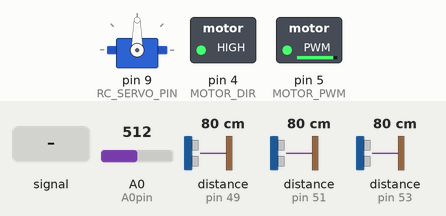
A sketch run on a simulated Arduino Mega 2560, built with avr-gcc and run on an emulated ATmega2560. On the bench: servo, switched loads named in the sketch (green lamp = pin HIGH). Inputs (shaded band) come from the test bench; at power-on: distance to the obstacle (sensors on pin 49, pin 51, pin 53) 80 cm, A0 (A0pin) = 512. Pins used as bus, display or sensor lines are not drawn.

Above: at 1.2 s.
1.3 s: A0 (A0pin) fed a 2 Hz sine of ±306 counts around its level
4.3 s: distance to the obstacle (sensor on pin 49) set to 2 cm
At 7.2 s:
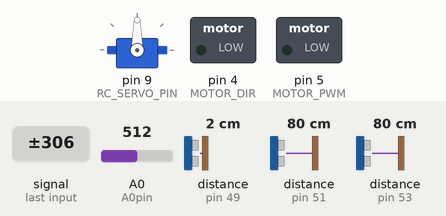
7.3 s: A0 (A0pin) set to 716
At 7.8 s:
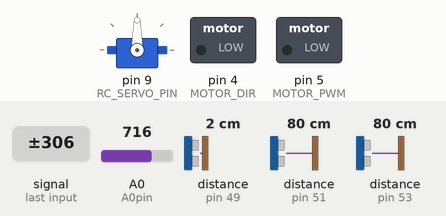
8.8 s: A0 (A0pin) set to 254
10.3 s: A0 (A0pin) set to 230
At 11.2 s:
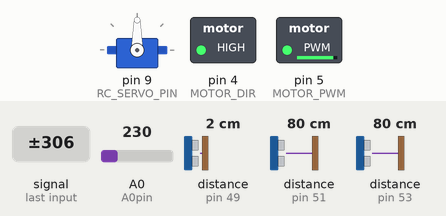
11.8 s: A0 (A0pin) fed a 200 Hz sine of ±81 counts around its level
At 12.3 s:
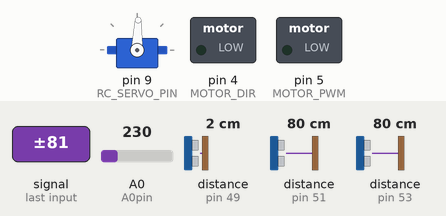
Timing chart, 0 to 15.8 s (numbered marks = the images above; inputs shaded):
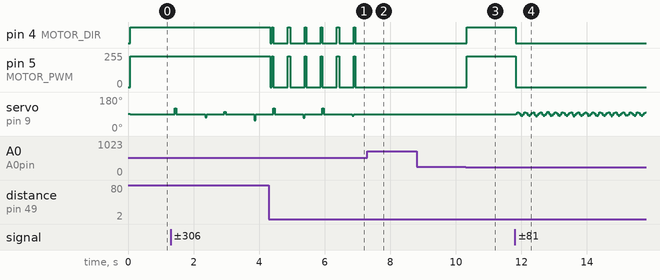

The sketch:

2023.02.22.ino
```cpp
#include <NewPing.h>
#include <Servo.h>
#include <MsTimer2.h>

#define encodPinA1 2
#define encodPinB1 3
#define MOTOR_DIR 4
#define MOTOR_PWM 5
#define A0pin A0
#define SIpin 22
#define CLKpin 24
#define RC_SERVO_PIN 9
#define MaxDistance  350
#define LEFT_STEER_ANGLE  -35  // 실험으로 구할것-45
#define NEURAL_ANGLE 91
#define NEURAL_ANGLE1 -1
#define RIGHT_STEER_ANGLE  30  // 실험으로 구할35
#define NPIXELS 128
#define threshold_value 60
byte Pixel[NPIXELS];

int LineSensor_Data[NPIXELS];
int LineSensor_Data_Adaption[NPIXELS];
int MAX_LineSensor_Data[NPIXELS];
int MIN_LineSensor_Data[NPIXELS];
int flag_line_adaptation;

Servo Steeringservo;
int Steering_Angle =  NEURAL_ANGLE;

NewPing F_sensor(48, 49, MaxDistance);
double F_Sonar_distance = 0.0;
NewPing L_sensor(52, 53, MaxDistance);
double L_Sonar_distance = 0.0;
NewPing R_sensor(50, 51, MaxDistance);
double R_Sonar_distance = 0.0;

void setup() {
  Serial.begin(9600);
  read_sonar_sensor();
  int i;
  for (i = 0; i < NPIXELS; i++)
  {
    LineSensor_Data[i] = 0;
    LineSensor_Data_Adaption[i] = 0;
    MAX_LineSensor_Data[i] = 1023; // 0;
    MIN_LineSensor_Data[i] = 0; // 1023;
  }

  pinMode(SIpin, OUTPUT);
  pinMode(CLKpin, OUTPUT);
  pinMode(A0pin, INPUT);

  digitalWrite(SIpin, LOW);
  digitalWrite(CLKpin, LOW);

#if FARADOC

  sbi(ADCSRA, ADPS2);
  cbi(ADCSRA, ADPS1);
  cbi(ADCSRA, ADPS0);

#endif

  flag_line_adaptation = 0;

  Steeringservo.attach(RC_SERVO_PIN);
  Steeringservo.write(NEURAL_ANGLE);
  pinMode(MOTOR_DIR, OUTPUT);
  pinMode(MOTOR_PWM, OUTPUT);


}

void motor_control(int direction, int speed)
{
  digitalWrite(MOTOR_DIR, direction);
  analogWrite(MOTOR_PWM, speed);
}

void steering_control(int steer_angle)
{
  if(steer_angle >= RIGHT_STEER_ANGLE)
  {
    steer_angle = RIGHT_STEER_ANGLE;
  }

  if(steer_angle <= LEFT_STEER_ANGLE)
  {
    steer_angle = LEFT_STEER_ANGLE;
  }

  Steeringservo.write(NEURAL_ANGLE+ steer_angle);
}

void read_sonar_sensor(void) //초음파센서 측정
{
    R_Sonar_distance = R_sensor.ping_cm()*10.0;
    L_Sonar_distance = L_sensor.ping_cm()*10.0;
    F_Sonar_distance = F_sensor.ping_cm()*10.0;

    if(L_Sonar_distance == 0)
    {
      L_Sonar_distance = MaxDistance * 20;
    }

    if(F_Sonar_distance == 0)
    {
      F_Sonar_distance =  MaxDistance * 20;
    }

    if(R_Sonar_distance == 0)
    {
      R_Sonar_distance =  MaxDistance * 20;
    }
}

/////////////////////////////////////////////////////////

void line_adapation(void)
{
  int i;
  for (i = 0; i < NPIXELS; i++)
  {
    if (LineSensor_Data[i] >= MAX_LineSensor_Data[i])
    {
      MAX_LineSensor_Data[i] = LineSensor_Data[i];
    }

    if (LineSensor_Data[i] <= MIN_LineSensor_Data[i])
    {
      MIN_LineSensor_Data[i] = LineSensor_Data[i];
    }
  }
}

void read_line_sensor(void)
{
  int i;

  delayMicroseconds (1);
  delay(10);

  digitalWrite(CLKpin, LOW);
  digitalWrite(SIpin, HIGH);
  digitalWrite(CLKpin, HIGH);
  digitalWrite(SIpin, LOW);

  delayMicroseconds (1);

  for (i = 0; i < NPIXELS; i++)
  {
    Pixel[i] = analogRead (A0pin) / 4;
    digitalWrite (CLKpin, LOW);
    delayMicroseconds (1);
    digitalWrite (CLKpin, HIGH);
  }

  for (i = 0; i < NPIXELS; i++)
  {
    LineSensor_Data_Adaption[i] = map(Pixel[i], MIN_LineSensor_Data[i], MAX_LineSensor_Data[i], 0, 256);
  }
}

void threshold(void)
{
  int i;

  for (i = 0; i < NPIXELS; i++)
  {
    if ((byte)Pixel[i] >= threshold_value)
    {
      LineSensor_Data_Adaption[i] = 255;
    }

    else
    {
      LineSensor_Data_Adaption[i] = 0;
    }
  }
}

void steering_by_camera(void)
{
  int i;
  long sum = 0;
  long x_sum = 0;
  int steer_data = 0;

  for (i = 0; i < NPIXELS; i++)
  {
    sum += LineSensor_Data_Adaption[i];
    x_sum += LineSensor_Data_Adaption[i]*i;
  }
  steer_data = (x_sum/sum) - NPIXELS/2;
  steering_control(steer_data);
  if (sum == 0)
  {
    keep_sensor_going();
  }

  else if (F_Sonar_distance <= 200)
  {
    motor_control(0,0);
  }

  else
  {
    motor_control(1,230);
  }

}

///////////////////////////////////////////////////////////

void keep_sensor_going(void) // 초음파 거리에 따른 주행
{
  if(F_Sonar_distance <= 950 && F_Sonar_distance >= 500 && R_Sonar_distance > 1000) // 미로 우회전
  {
    steering_control(NEURAL_ANGLE1 + 50);
    motor_control(1,230);
    delay(500);
    steering_control(NEURAL_ANGLE1);
    motor_control(1,230);
    delay(1000);
  }
  else
  {
    if(R_Sonar_distance + L_Sonar_distance <= 1170 && R_Sonar_distance - 70 <= L_Sonar_distance && R_Sonar_distance + 70 >= L_Sonar_distance) // 좌 우 거리 같을때 진행
    {
      steering_control(NEURAL_ANGLE1);
      motor_control(1,230);
    }

    else if( L_Sonar_distance < R_Sonar_distance) // 우회전
    {
      steering_control(NEURAL_ANGLE1 + 10);
      motor_control(1,230);
      if(L_Sonar_distance < 300) // 비상용 우회전
      {
        steering_control(NEURAL_ANGLE1 + 30);
        motor_control(1,230);
      }
    }
    else if( L_Sonar_distance > R_Sonar_distance ) // 좌회전
    {
      steering_control(NEURAL_ANGLE1 - 10);
      motor_control(1,230);

      if(R_Sonar_distance < 300) // 비상용 좌회전
      {
        steering_control(NEURAL_ANGLE1 - 30);
        motor_control(1,230);
      }
    }
    else
    {
      steering_control(NEURAL_ANGLE1);
      motor_control(1,230);
    }
  }
}

///////////////////////////////////////////////////////////

///////////////////////////////////////////////////////////

void serial_print(void)
{
  Serial.print(L_sensor.ping_cm());
  Serial.print("  ");
  Serial.print(F_sensor.ping_cm());
  Serial.print("  ");
  Serial.println(R_sensor.ping_cm());
  Serial.print(L_Sonar_distance);
  Serial.print("  ");
  Serial.print(F_Sonar_distance);
  Serial.print("  ");
  Serial.println(R_Sonar_distance);
  delay(1000);

}
void loop()
{
  read_sonar_sensor();
  read_line_sensor();
  line_adapation();
  threshold();
  steering_by_camera();
  //serial_print();
}
```

Measured:
- the behaviour switches between 240 and 239 on A0 (A0pin) (found by bisection; images 2 and 3)
- after the input at 4.3 s, pin 4 (MOTOR_DIR): HIGH → LOW at once, then moves between LOW and HIGH, repeating every 0.48 s; pin 5 (MOTOR_PWM): 230/255 → 0/255 at once, then moves between 0/255 and 230/255, repeating every 0.48 s
- after the input at 7.3 s, pin 4 (MOTOR_DIR): stops changing and stays LOW; pin 5 (MOTOR_PWM): stops changing and stays 0/255; servo on pin 9 (RC_SERVO_PIN): stays 90° (without the input it goes to 101° after 1.1 s)
- after the input at 8.8 s, every drawn part: stays the same
- after the input at 10.3 s, pin 4 (MOTOR_DIR): LOW → HIGH at once; pin 5 (MOTOR_PWM): 0/255 → 230/255 at once
- after the input at 11.8 s, pin 4 (MOTOR_DIR): HIGH → LOW at once; pin 5 (MOTOR_PWM): 230/255 → 0/255 at once
